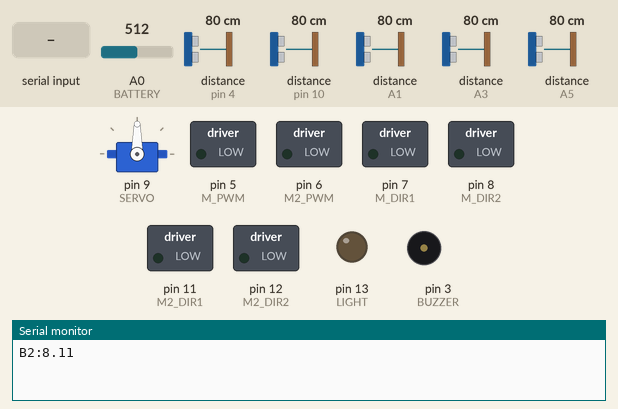
Bench run of a sketch on a simulated Arduino Uno, built with avr-gcc and run on an emulated ATmega328P. Parts: servo, switched loads named in the sketch (green lamp = pin HIGH), output pins drawn as LEDs (lit = HIGH), buzzer (waves = sounding), the last lines printed to the serial monitor. The test bench sets the inputs (shaded band); at power-on: A0 (BATTERY) = 512, distance to the obstacle (sensors on pin 4, pin 10, A1, A3, A5) 80 cm. The echo pulse lasts 58.3 µs per cm; pins used as bus, display or sensor lines are not drawn.

Above: at 1.2 s.
1.3 s: "S:1\n" received over Serial
At 1.9 s:
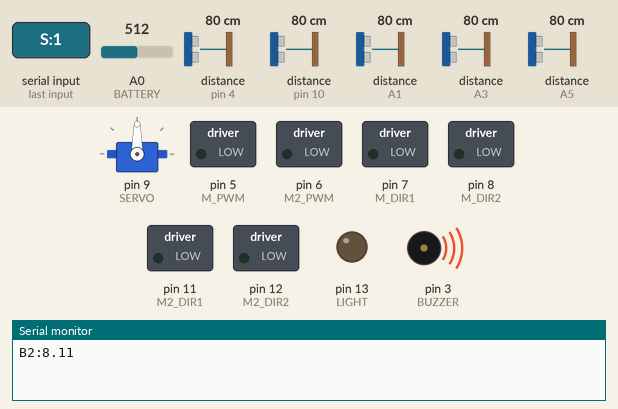
5.5 s: "T:1\n" received over Serial
At 7.6 s:
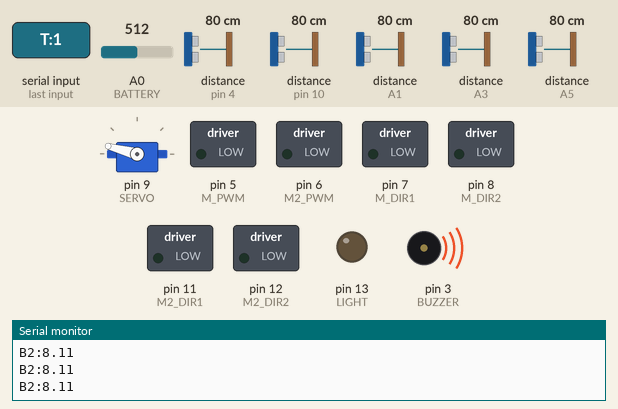
9.7 s: "P:1\n" received over Serial
At 11.4 s:
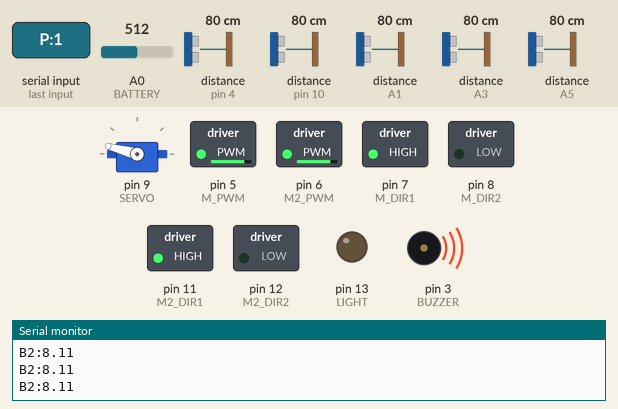
13.2 s: "L:1\n" received over Serial
At 15.1 s:
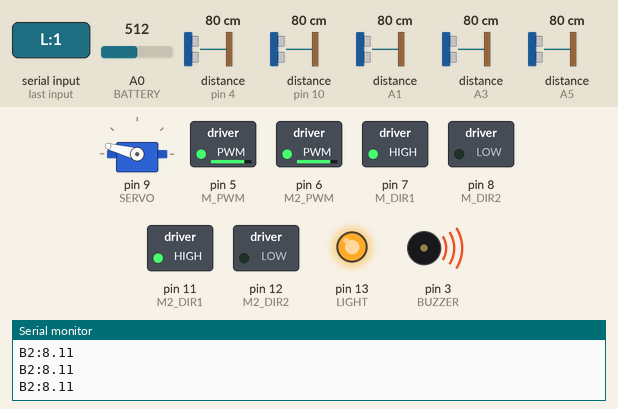
17.2 s: "A:1\n" received over Serial
At 18.5 s:
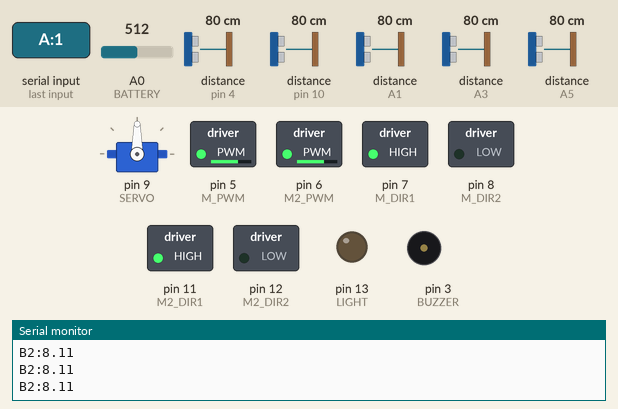
19.0 s: "A:150\n" received over Serial
At 20.4 s:
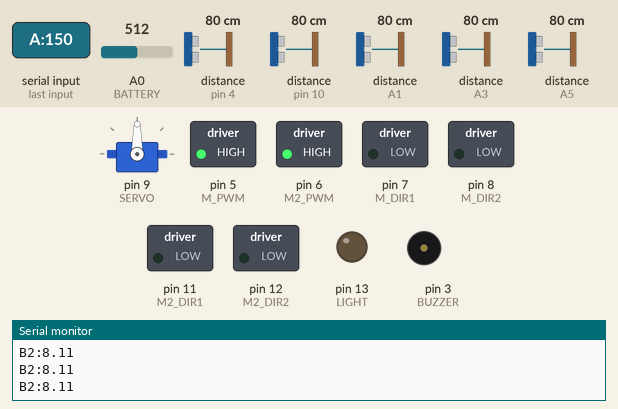
Timing chart, 0 to 21.5 s (numbered marks = the images above; inputs shaded):
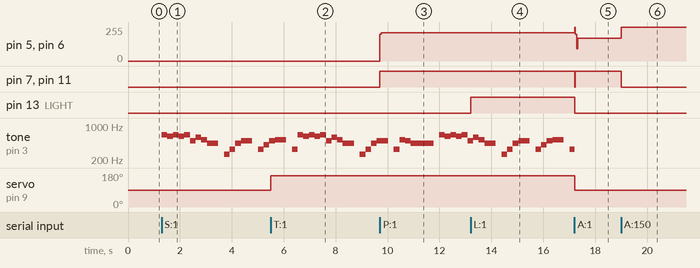

Measured:
- after the input at 1.3 s, tone on pin 3 (BUZZER): plays 659 Hz for 0.22 s, 622 Hz for 0.22 s, 659 Hz for 0.22 s, 622 Hz for 0.22 s, 659 Hz for 0.22 s, 494 Hz for 0.22 s … (16 notes in this stretch), starting at once
- after the input at 5.5 s, servo on pin 9 (SERVO): 90° → 165° at once
- after the input at 9.7 s, pin 5 (M_PWM), pin 6 (M2_PWM): 0/255 → 200/255 at once, → 211/255 0.06 s later; pin 7 (M_DIR1), pin 11 (M2_DIR1): LOW → HIGH at once
- after the input at 13.2 s, pin 13 (LIGHT): LOW → HIGH at once
- after the input at 17.2 s, pin 5 (M_PWM), pin 6 (M2_PWM): 211/255 → 200/255 at once, → 171/255 0.10 s later; pin 7 (M_DIR1), pin 11 (M2_DIR1): HIGH → LOW at once, → HIGH 0.04 s later; pin 13 (LIGHT): HIGH → LOW at once; servo on pin 9 (SERVO): 165° → 90° at once
- after the input at 19.0 s, pin 5 (M_PWM), pin 6 (M2_PWM): 171/255 → 255/255 at once; pin 7 (M_DIR1), pin 11 (M2_DIR1): HIGH → LOW at once

The sketch:

AppControl_modify7.ino
```cpp
#include <Servo.h>
#include "Pitches.h"

// debug 관련 설정
//#define DEBUG               // DEBUG모드 해제시에는 이 줄을 주석처리, 시리얼 모니터는 "새 줄" 선택
unsigned long debug_time;
boolean debug_driving_status = false;

// Pin map
#define LIGHT    13  // Light 제어 핀
#define LED      13  // LED 제어 핀
#define M_PWM    5   // DC모터 PWM 핀
#define M_DIR1   7   // DC모터 DIR1 핀
#define M_DIR2   8   // DC모터 DIR2 핀

#define M2_PWM    6   // DC모터2 PWM 핀
#define M2_DIR1   11   // DC모터2 DIR1 핀
#define M2_DIR2   12   // DC모터2 DIR2 핀

#define SERVO    9   // 서보모터 핀
#define BUZZER   3   // 버저 핀
#define BATTERY  A0  // 배터리 체크 핀

#define FC_TRIG 13   // 전방 초음파 센서 TRIG 핀
#define FC_ECHO 10  // 전방 초음파 센서 ECHO 핀
#define FL_TRIG A4  // 전방좌측 초음파 센서 TRIG 핀
#define FL_ECHO A3  // 전방좌측 초음파 센서 ECHO 핀
#define FR_TRIG 3   // 전방우측 초음파 센서 TRIG 핀
#define FR_ECHO 4   // 전방우측 초음파 센서 ECHO 핀
#define L_TRIG  A2  // 좌측 초음파 센서 TRIG 핀
#define L_ECHO  A1  // 좌측 초음파 센서 ECHO 핀
#define R_TRIG  2   // 우측 초음파 센서 TRIG 핀
#define R_ECHO  A5  // 우측 초음파 센서 ECHO 핀

#define MAX_DISTANCE  2000 // 초음파 센서의 최대 감지거리

// 자동차 튜닝 파라미터
int servo_dir = 1; // 서보 회전 방향(동일: 1, 반대:-1)
int motor_dir = 1; // 모터 회전 방향(동일:1, 반대:-1)
int angle_limit = 75; // 서보 모터 회전 제한 각 (단위: 도)
int angle_offset = 0; // 서보 모터 중앙각 오프셋 (단위: 도)
int max_rc_pwm = 255; // RC조종 모터 최대 출력 (0 ~ 255)
int min_rc_pwm = 110; // RC조종 모터 최소 출력 (0 ~ 255)
int punch_pwm = 200; // 정지 마찰력 극복 출력 (0 ~ 255)
int punch_time = 60; // 정지 마찰력 극복 시간 (단위 msec)
int stop_time = 30; // 전진후진 전환 시간 (단위 msec)
int melody_tempo = 3500; // 멜로디 연주 속도
int melody_num = 41; // 멜로디 음 개수
int battery_cell = 2; // 배터리 셀 개수
float voltage_error = 1.08; // 전압 오차 (1이 오차 없음)
// 자율주행 튜닝 파라미터
//int max_ai_pwm = 220; // 자율주행 모터 최대 출력 (0 ~ 255)
int max_ai_pwm = 210; // 자율주행 모터 최대 출력 (0 ~ 255)
int min_ai_pwm = 80; // 자율주행 모터 최소 출력 (0 ~ 255)
int center_detect = 150; // 전방 감지 거리 (단위: mm)
int center_start = 100; // 전방 출발 거리 (단위: mm)
//int center_stop = 65; // 전방 멈춤 거리 (단위: mm)
int center_stop = 65; // 전방 멈춤 거리 (단위: mm)
int diagonal_detect = 85; // 대각 감지 거리 (단위: mm)
int diagonal_start = 97; // 대각 출발 거리 (단위: mm)
int diagonal_stop = 70; // 대각 멈춤 거리 (단위: mm)
int side_detect = 250; // 좌우 감지 거리 (단위: mm)
int side_start = 160; // 좌우 조향 시작 거리 (단위: mm)
int side_stop = 50; // 좌우 조향 끝 거리 (단위: mm)
float steering_gain = 1.5; // 좌우 조향 증폭상수


// 멜로디 음계
int melody[] = {
    NOTE_E5, NOTE_DS5, NOTE_E5, NOTE_DS5, NOTE_E5, NOTE_B4, NOTE_D5, NOTE_C5, NOTE_A4, 0,
    NOTE_C4, NOTE_E4, NOTE_A4, NOTE_B4, 0, NOTE_E4, NOTE_GS4, NOTE_B4, NOTE_C5, 0,
    NOTE_E4, NOTE_E5, NOTE_DS5, NOTE_E5, NOTE_DS5, NOTE_E5, NOTE_B4, NOTE_D5, NOTE_C5, NOTE_A4, 0,
    NOTE_C4, NOTE_E4, NOTE_A4, NOTE_B4, 0, NOTE_E4, NOTE_C5, NOTE_B4, NOTE_A4, 0
};
// 멜로디 음 빠르기
int duration[] = {
    16, 16, 16, 16, 16, 16, 16, 16, 8, 16,
    16, 16, 16, 8, 16, 16, 16, 16, 8, 16,
    16, 16, 16, 16, 16, 16, 16, 16, 16, 8, 16,
    16, 16, 16, 8, 16, 16, 16, 16, 4, 16
};

Servo servo;
float cur_steering;
float cur_speed;
float max_pwm;
float min_pwm;
bool sound = false;
bool autoDriving = false;
int melody_index = 0;
unsigned long melody_time;
unsigned long battery_time;
unsigned long rc_time;
float f_center;
float f_left;
float f_right;
float left;
float right;
float b_center;

// 이전 초음파 거리 값, 에러 처리시 사용
//float prev_f_center = 0;
//float prev_f_left = 0;
//float prev_f_right = 0;
//float prev_left = 0;
//float prev_right = 0;


// 앞바퀴 조향
void SetSteering(float steering)
{
    cur_steering = constrain(steering, -1, 1);

    float angle = cur_steering * angle_limit;
    if(servo_dir < 0)
        angle = -angle;

    int servoAngle = angle + 90;
    if(servo_dir < 0)
        servoAngle -= angle_offset;
    else
        servoAngle += angle_offset;
    servoAngle = constrain(servoAngle, 0, 180);

    servo.write(servoAngle);
}

// 뒷바퀴 모터회전
void SetSpeed(float speed)
{

    speed = constrain(speed, -0.7, 0.7);

    if((cur_speed * speed < 0) // 움직이는 중 반대 방향 명령이거나
        || (cur_speed != 0 && speed == 0)) // 움직이다가 정지라면
    {
        cur_speed = 0;
        digitalWrite(M_PWM, HIGH);
        digitalWrite(M_DIR1, LOW);
        digitalWrite(M_DIR2, LOW);

        digitalWrite(M2_PWM, HIGH);
        digitalWrite(M2_DIR1, LOW);
        digitalWrite(M2_DIR2, LOW);


        if(stop_time > 0)
          delay(stop_time);
    }

    if(cur_speed == 0 && speed != 0) // 정지상태에서 출발이라면
    {
        if(punch_time > 0)
        {
            if(speed * motor_dir > 0)
            {
                analogWrite(M_PWM, punch_pwm);
                digitalWrite(M_DIR1, HIGH);
                digitalWrite(M_DIR2, LOW);

                analogWrite(M2_PWM, punch_pwm);
                digitalWrite(M2_DIR1, HIGH);
                digitalWrite(M2_DIR2, LOW);
            }
            else if(speed * motor_dir < 0)
            {
                analogWrite(M_PWM, punch_pwm);
                digitalWrite(M_DIR1, LOW);
                digitalWrite(M_DIR2, HIGH);

                analogWrite(M2_PWM, punch_pwm);
                digitalWrite(M2_DIR1, LOW);
                digitalWrite(M2_DIR2, HIGH);
            }

            delay(punch_time);
        }
    }

    if(speed != 0) // 명령이 정지가 아니라면
    {
        int pwm = abs(speed) * (max_pwm - min_pwm) + min_pwm;           // 0 ~ 255로 변환
        if(speed * motor_dir > 0)
        {
            analogWrite(M_PWM, pwm);
            digitalWrite(M_DIR1, HIGH);
            digitalWrite(M_DIR2, LOW);

            analogWrite(M2_PWM, pwm);
            digitalWrite(M2_DIR1, HIGH);
            digitalWrite(M2_DIR2, LOW);
        }
        else if(speed * motor_dir < 0)
        {
            analogWrite(M_PWM, pwm);
            digitalWrite(M_DIR1, LOW);
            digitalWrite(M_DIR2, HIGH);

            analogWrite(M2_PWM, pwm);
            digitalWrite(M2_DIR1, LOW);
            digitalWrite(M2_DIR2, HIGH);
        }
    }

    cur_speed = speed;
}

// 라이트 켜기
void LightON()
{
    digitalWrite(LIGHT, HIGH);
}

// 라이트 끄기
void LightOFF()
{
    digitalWrite(LIGHT, LOW);
}

// 멜로디 시작
void StartMelody()
{
    sound = true;
    melody_index = 0;
    melody_time = millis();
    tone(BUZZER, melody[melody_index]);
}

// 멜로디 종료
void StopMelody()
{
    sound = false;
    noTone(BUZZER);
}

// 멜로디
void PlayMelody()
{
    if(sound == false)
        return;

    unsigned long t = millis();
    if(t - melody_time >= (melody_tempo / duration[melody_index]))
    {
        melody_index++;
        if(melody_index >= melody_num)
            melody_index = 0;

        if(melody[melody_index] == 0)
            noTone(BUZZER);
        else
            tone(BUZZER, melody[melody_index]);
        melody_time = t;
    }
}

// 배터리 체크, 저전압시 경고음
void CheckBattery()
{

    // 1초에 한번씩 체크
    if(millis() - battery_time < 1000)
        return;

    float voltage = (float)analogRead(BATTERY) / 1023;
    voltage *= 5;                                           // 아두이노 5V
    voltage *= 3;                                           // 회로상 전압분배 비율 (VIN을 10K, 20K 저항으로 분배)
    voltage *= voltage_error;

    if(voltage < (2.8 * battery_cell))
    {
//        while(true)
//        {
//            tone(BUZZER, NOTE_C5);
//            digitalWrite(LED, HIGH);
//            delay(1000);
//
//            noTone(BUZZER);
//            digitalWrite(LED, LOW);
//            delay(1000);
//        }
    }
    else
    {
        #ifndef DEBUG
        Serial.print("B");
        Serial.print(battery_cell);
        Serial.print(":");
        Serial.println(voltage);
        #endif
    }

    battery_time = millis();
    rc_time = millis();

}

// 초음파 거리측정
float GetDistance(int trig, int echo)
{
    digitalWrite(trig, LOW);
    delayMicroseconds(4);
    digitalWrite(trig, HIGH);
    delayMicroseconds(20);
    digitalWrite(trig, LOW);

    unsigned long duration = pulseIn(echo, HIGH, 5000);
    if(duration == 0)
        return MAX_DISTANCE;
    else
        return duration * 0.17;     // 음속 340m/s
}

// 자율주행 시작
void StartAutoDriving()
{
    autoDriving = true;
    max_pwm = max_ai_pwm;
    min_pwm = min_ai_pwm;
    LightOFF();
    StopMelody();

    SetSteering(0);
    SetSpeed(0);
}

// 자율주행 종료
void StopAutoDriving()
{
    autoDriving = false;
    max_pwm = max_rc_pwm;
    min_pwm = min_rc_pwm;
    SetSteering(0);
    SetSpeed(0);
}

// 자율주행
void AutoDriving()
{
    if(!autoDriving)
        return;

    f_center = 0;
    f_left = 0;
    f_right = 0;
    left = 0;
    right = 0;
    // 판단
    // 판단 근거가 없다면 이전 상태와 동일하게 수행
    float compute_speed = cur_speed;
    float compute_steering = cur_steering;

    if(cur_speed == 0) // 현재 정지 중인 상태이면
    {
        f_center = GetDistance(FC_TRIG, FC_ECHO);

        if(f_center > center_start) // 전방에 감지되는 것이 충분히 멀다면
        {
            // 출발한다
            compute_speed = 0.1;
            compute_steering = 0;
        }
    }
    else if(cur_speed > 0) // 현재 전진 중인 상태이면
    {
        f_center = GetDistance(FC_TRIG, FC_ECHO);
        f_left = GetDistance(FL_TRIG, FL_ECHO);
        f_right = GetDistance(FR_TRIG, FR_ECHO);
        if(f_center <= center_stop || f_left <= diagonal_stop || f_right <= diagonal_stop)  // 전방에 감지되면, diagonal_stop = 60
        {

          #ifdef DEBUG
            // 한번씩 체크
//            if(millis() - debug_time < 500)
//                return;

            //debug_driving_status = false;       // 일시 정지 모드

            Serial.println("R");

            Serial.print("f_center:");Serial.println(f_center);
            Serial.print("center_stop:");Serial.println(center_stop);
            Serial.print("f_left:");Serial.println(f_left);
            Serial.print("diagonal_stop:");Serial.println(diagonal_stop);
            Serial.print("f_right:");Serial.println(f_right);
            Serial.print("diagonal_stop:");Serial.println(diagonal_stop);


            Serial.print(f_center);Serial.print("\t");
            Serial.print(f_left);Serial.print("\t");
            Serial.print(f_right);Serial.print("\t");
            Serial.print(left);Serial.print("\t");
            Serial.print(right);Serial.print("\t");
            Serial.print(compute_steering);Serial.print("\t");
            Serial.print(compute_speed);Serial.println();
            //Serial.println("-----------------------------");
            debug_time = millis();
        #endif

            // 후진한다
            compute_speed = -0.07;
            // 아래 기존 소스 주석처리
//            if(cur_steering > 0)
//                compute_steering = -1;
//            else
//                compute_steering = 1;

            if (f_left > f_right)
            {
                compute_steering = 0.8;
            }
            else
            {
                compute_steering = -0.8;
            }

        }
        else if(f_left <= diagonal_detect || f_right <= diagonal_detect) // 좌우측방 어느 곳이라도 감지된다면, diagonal_detect = 75
        {
//            if(f_center > center_detect) // 전방은 감지되지 않는다면
//            {
//              #ifdef DEBUG
//                  Serial.println("FRONT NO DETECT");
//              #endif
//              // 좌우측방 중 한 곳만 감지되었음
//                if(f_left < f_right) // 좌측방이 감지되었다면
//                {
//                    compute_steering = 0.75;
//                }
//                else if(f_right < f_left) // 우측방이 감지되었다면
//                {
//                    compute_steering = -0.75;
//                }
//            }
        }
        else
        {
            // 전방과 좌우 센서만으로 제어한다
            // 속도 결정
            if(f_center <= center_detect) // 전방에 감지된다면
            {
                // 거리에 따른 속도 결정
                compute_speed = (float)(f_center - center_stop) / (float)(center_detect - center_stop);
            }
            else // 전방에 없다면
            {
                // 최고 속도
                compute_speed = 0.7;
            }

            // 조향 결정
            left = GetDistance(L_TRIG, L_ECHO);
            right = GetDistance(R_TRIG, R_ECHO);
            if(left <= side_start && right <= side_start) // 좌우 모두 감지되면
            {
                // 거리차에 따라 조향한다
                float diff = (float)(right - side_stop) - (float)(left - side_stop);
                diff /= (float)(side_start - side_stop);
                // 결과에 Gain을 적용하여 반응성을 높일 수 있다
                compute_steering = diff * steering_gain * 0.5;
            }
            else if(f_center <= center_detect && (left > side_detect || right > side_detect))
            // 전방은 감지되는데 어느 한쪽이라도 감지되지 않는다면
            {
                if(left <= side_detect) // 좌측이 감지된다면
                {
                    // 좌측으로 최대 조향
                    compute_steering = 0.70;
                }
                else if(right <= side_detect) // 우측이 감지된다면
                {
                    // 우측으로 최대 조향
                    compute_steering = -0.70;
                }
            }
        }
}
    else
    {
        // 현재 후진 중인 상태이면
        f_center = GetDistance(FC_TRIG, FC_ECHO);
        f_right = GetDistance(FR_TRIG, FR_ECHO);
        f_left = GetDistance(FL_TRIG, FL_ECHO);
        if(f_center > center_start && f_left > diagonal_start && f_right > diagonal_start) // 전방에 감지되지 않으면
        {
            // 조향을 반대로 꺾고 회피 종료
            compute_speed = 0.1;
            if(cur_steering > 0) // 우 조향 중이면
                compute_steering = -0.8;
            else // 좌 조향 중이면
             compute_steering = 0.8;
        }
    }


    #ifdef DEBUG
        if (debug_driving_status) {     // 주행 모드
            // 제어
            SetSteering(compute_steering);
            SetSpeed(compute_speed);
        }
        else {                          // 일시정지 모드, 현재 정보만 시리얼 모니터로 보낸다.
            SetSteering(0);
            SetSpeed(0);

            if(millis() - debug_time < 3000)
                return;
            Serial.println("PAUSE");
            // 모든 방향의 초음파 값을 가져온다.
            f_center = GetDistance(FC_TRIG, FC_ECHO);
            f_right = GetDistance(FR_TRIG, FR_ECHO);
            f_left = GetDistance(FL_TRIG, FL_ECHO);
            left = GetDistance(L_TRIG, L_ECHO);
            right = GetDistance(R_TRIG, R_ECHO);

            Serial.print(f_center);Serial.print("\t");
            Serial.print(f_left);Serial.print("\t");
            Serial.print(f_right);Serial.print("\t");
            Serial.print(left);Serial.print("\t");
            Serial.print(right);Serial.print("\t");
            Serial.print(compute_steering);Serial.print("\t");
            Serial.print(compute_speed);Serial.println();
            debug_time = millis();
        }
    #else
        // 제어
        SetSteering(compute_steering);
        SetSpeed(compute_speed);
    #endif


//    #ifdef DEBUG
//        // 한번씩 체크
//        if(millis() - debug_time < 500)
//            return;
//
//        Serial.print(f_center);Serial.print("\t");
//        Serial.print(f_left);Serial.print("\t");
//        Serial.print(f_right);Serial.print("\t");
//        Serial.print(left);Serial.print("\t");
//        Serial.print(right);Serial.print("\t");
//        Serial.print(compute_steering);Serial.print("\t");
//        Serial.print(compute_speed);Serial.println();
//        //Serial.println("-----------------------------");
//        debug_time = millis();
//    #endif
}

void setup()
{
    max_pwm = max_rc_pwm;
    min_pwm = min_rc_pwm;

    servo.attach(SERVO);
    pinMode(M_PWM, OUTPUT);
    pinMode(M_DIR1, OUTPUT);
    pinMode(M_DIR2, OUTPUT);

    pinMode(M2_PWM, OUTPUT);
    pinMode(M2_DIR1, OUTPUT);
    pinMode(M2_DIR2, OUTPUT);

    pinMode(LIGHT, OUTPUT);
    pinMode(LED, OUTPUT);
    pinMode(FC_TRIG, OUTPUT);
    pinMode(FC_ECHO, INPUT);
    pinMode(FL_TRIG, OUTPUT);
    pinMode(FL_ECHO, INPUT);
    pinMode(FR_TRIG, OUTPUT);
    pinMode(FR_ECHO, INPUT);
    //pinMode(BC_TRIG, OUTPUT);
    //pinMode(BC_ECHO, INPUT);
    pinMode(L_TRIG, OUTPUT);
    pinMode(L_ECHO, INPUT);
    pinMode(R_TRIG, OUTPUT);
    pinMode(R_ECHO, INPUT);

    digitalWrite(LIGHT, LOW);
    SetSteering(0);
    SetSpeed(0);

    //Serial.begin(9600);
    Serial.begin(9600);

    battery_time = millis();
    debug_time = millis();

    #ifdef DEBUG
        Serial.print("FC");Serial.print("\t");
        Serial.print("FL");Serial.print("\t");
        Serial.print("FR");Serial.print("\t");
        Serial.print("L");Serial.print("\t");
        Serial.print("R");Serial.print("\t");
        Serial.print("STEERING");Serial.print("\t");
        Serial.print("SPEED");Serial.println();
        //Serial.println("-----------------------------");
    #endif

}

void loop()
{
    CheckBattery();

    /*
        수신데이터 샘플
        T:1
        P:1
        L:1
        S:1
        A:1
     */
    if(Serial.available() > 0)
    {
        String packet = Serial.readStringUntil('\n');
        if(packet != 0)
        {
            int index = packet.indexOf(':');
            if(index >= 0)
            {
                String cmd = packet.substring(0, index);
                String param = packet.substring(index + 1);
                if(cmd.equals("T") && !autoDriving)         // 조향명령
                {
                    SetSteering(param.toFloat());
                    rc_time = millis();
                }
                else if(cmd.equals("P") && !autoDriving)    // 속도명령
                {
                    SetSpeed(param.toFloat());
                    rc_time = millis();
                }
                else if(cmd.equals("L") && !autoDriving)    // 라이트명령
                {
                    if(param.toInt() == 1)
                        LightON();
                    else
                        LightOFF();
                }
                else if(cmd.equals("S") && !autoDriving)    // 사운드명령
                {
                    if(param.toInt() == 1)
                        StartMelody();
                    else
                        StopMelody();
                }
                else if(cmd.equals("A"))                    // 자율주행명령
                {
                    if(param.toInt() == 1)
                        StartAutoDriving();
                    else
                        StopAutoDriving();

                    #ifdef DEBUG
                        if(param.toInt() == 1)
                            debug_driving_status = true;
                        else
                            debug_driving_status = false;
                    #endif
                }
            }

            #ifdef DEBUG
                String cmd = packet;
                if(cmd.equals(" "))         // 디버그 모드시 정지, 시작 토글 명령
                {
                    if (debug_driving_status)
                        debug_driving_status = false;
                    else
                        debug_driving_status = true;
                }
            #endif


        }
    }

    PlayMelody();
    AutoDriving();

    // 직접 컨트롤시 3초 동안 블루투스 신호 없으면 정지
    if(!autoDriving)
    {
        if(millis() - rc_time > 3000)
            SetSpeed(0);
    }
}
```

Source omitted: Pitches.h (2000 bytes)
